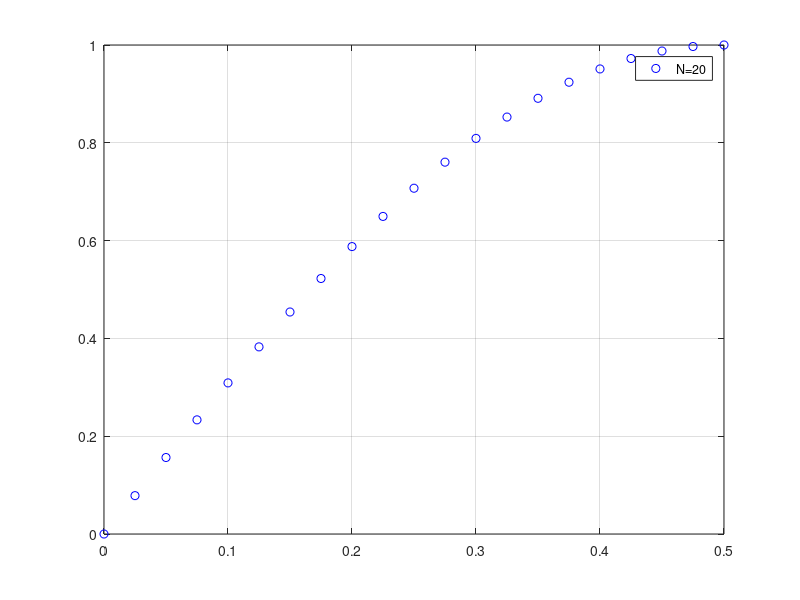

Here is the MATLAB script that generated this plot:
function ejercicio1
    %Datos
Im=0; IM=0; IT=0; % Riemman menor;Riemman mayor; Trapecios
N=20; %num,ero de intervalos
t0=0; tf=0.5; % Rango de las absisas

w=2*pi; %Frecuencia
%datos discretizar
dt=(tf-t0)/N ; %Incremento de la abscisa
dim=N+1; %dimension de los vectores

%Discretizar
for k=1 : dim
  tg(k)=t0+(k-1)*dt;
  yg(k)=sin(pi*tg(k)); %vamo hacer un coseno pa probar
end
%Graficar
figure(1)
plot(tg,yg,'ob')
grid on
legend('N=20')

%Calculos de Riemman y Trapecios
for k=1 : dim-1 % |dim-1=N || RIEMANN MENOR
  Im=Im + dt*yg(k);
end

  for k=2 :dim %dim=N+1 (es la dimension del vector) || RIEMANN Mayor
  IM=IM + dt*yg(k);
end

for k=1:dim-1 % TRAPECIOS
  IT=IT+dt*(yg(k)+yg(k+1))/2;
end

%mostramos valores
display(Im)
display(IM)
display(IT)
fprintf('\n') % Línea en blanco

display(dt)
%Calculo de los errores y Pendiente con la formula del TP
 valor_exacto = -cos(pi*tf)/pi - (-cos(pi*t0)/pi);
 display(valor_exacto)
 fprintf('\n')
 fprintf('Riemann menor: \n ')


%Calculo de errores de Riemman menor
Er_Im= abs(valor_exacto-Im);
display(Er_Im)

%Calculo de los logaritmos

%Calculo de la pendiente
pendiente = (log10(Er_Im))/(log10(dt));
display(pendiente)
%Calculo de Im(delta t)

fprintf('\n') % FINAL DE Riemman menor



%AHORA LOS TRAPECIOS LOCO
fprintf('\n') % Línea en blanco
fprintf('Trapecios: \n ')

Er_IT= abs(valor_exacto-IT); %calculo del error
display(Er_IT)

pendiente_IT = (log10(Er_IT))/(log10(dt)); %calcul de la pendiente
display(pendiente_IT)
fprintf('\n')

endfunction

